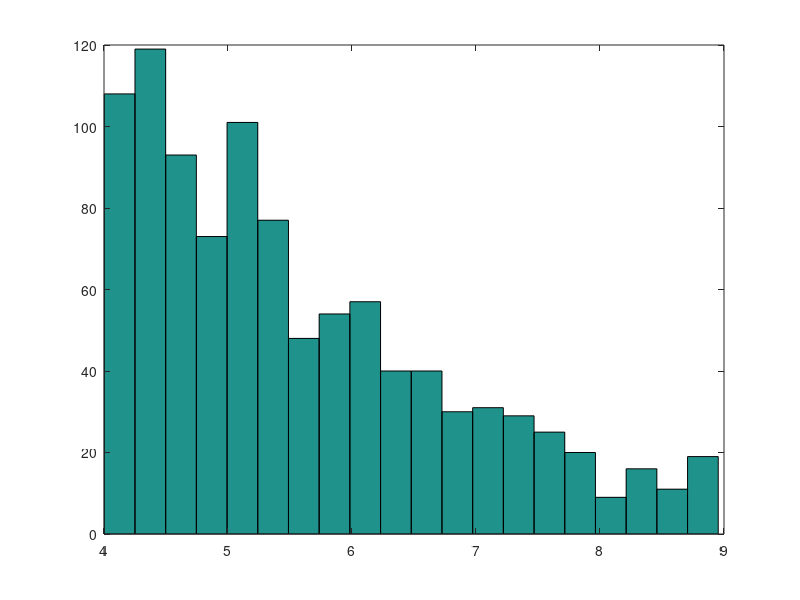

Recreate this plot in MATLAB.
%% hist
size = 1000;
Y = exprnd(1,1,size);
hist(Y,size);

%% pdf
X = 0:.1:10;
Y = exppdf(X,1/.1);
plot(X,Y);

%% show accumulation
size = 1000;
H = .5;
Y = zeros(1,size);
minT = 4;
maxT = 9;
for i=1:size
    choice = min(minT + exprnd(1/H), maxT);
    while(choice == maxT)
        choice = min(minT + exprnd(1/H), maxT);
    end
    Y(i) = choice;
end
hist(Y,20);